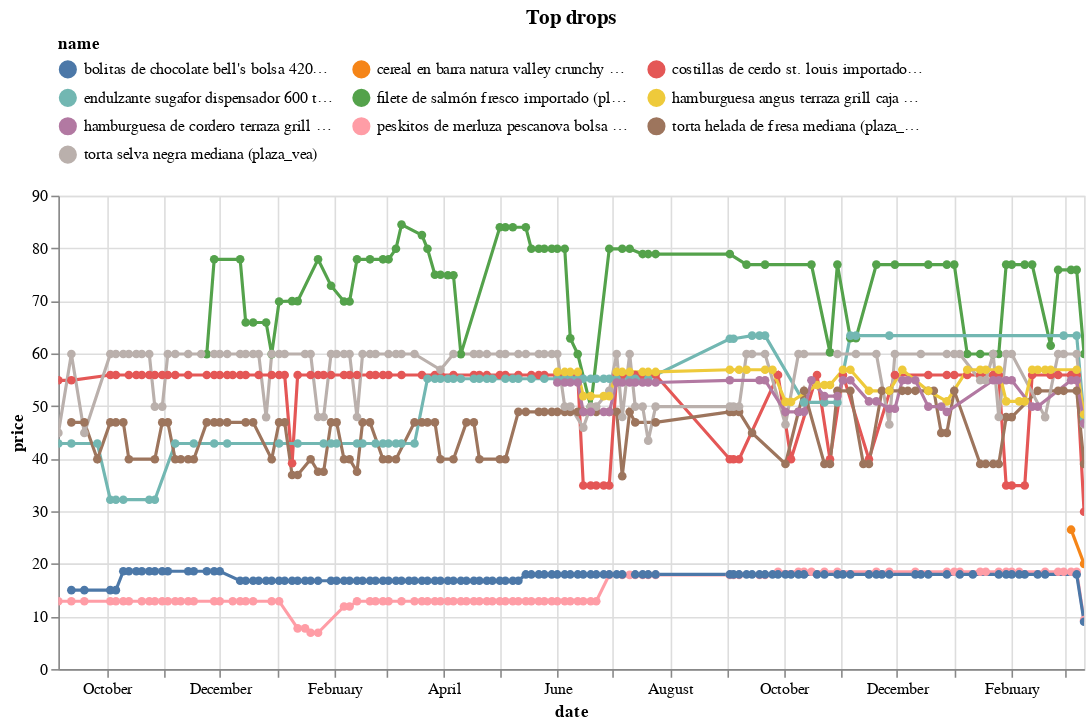

The cell this chart's notebook holds for it:
### Code cell
(top_changes_abs
 .sort_values('change')
 .head(10)
 .pipe(plot_changes, 'Top drops')
)

### Figure 1 — Vega-Lite specification as saved in the notebook (floating-point values rounded to 4 significant figures; data arrays with more than 128 entries replaced by an {"elided": "..."} marker saying what was removed)
{"config": {"view": {"continuousWidth": 300, "continuousHeight": 300}, "legend": {"columns": 3, "orient": "top"}}, "data": {"name": "data-cc7568ce80a99730d8d7dbb8d123a59c"}, "mark": {"type": "line", "point": true}, "encoding": {"color": {"field": "name", "scale": {"domain": ["bolitas de chocolate bell's bolsa 420g (plaza_vea)", "cereal en barra natura valley crunchy dark chocolate caja 253g (plaza_vea)", "costillas de cerdo st. louis importado (plaza_vea)", "endulzante sugafor dispensador 600 tabletas (plaza_vea)", "filete de salmón fresco importado (plaza_vea)", "hamburguesa angus terraza grill caja 4un (plaza_vea)", "hamburguesa de cordero terraza grill caja 4un (plaza_vea)", "peskitos de merluza pescanova bolsa 300g (plaza_vea)", "torta helada de fresa mediana (plaza_vea)", "torta selva negra mediana (plaza_vea)"]}, "type": "nominal"}, "tooltip": [{"field": "name", "type": "nominal"}, {"field": "price", "type": "quantitative"}, {"field": "last_price", "type": "quantitative"}], "x": {"field": "date", "type": "temporal"}, "y": {"field": "price", "type": "quantitative"}}, "params": [{"name": "param_9", "select": {"type": "point", "fields": ["name"]}, "bind": "legend"}, {"name": "param_10", "select": {"type": "interval", "encodings": ["x", "y"]}, "bind": "scales"}], "title": "Top drops", "transform": [{"filter": {"param": "param_9"}}], "width": 650, "$schema": "https://vega.github.io/schema/vega-lite/v5.16.3.json", "datasets": {"data-cc7568ce80a99730d8d7dbb8d123a59c": {"elided": "739 records"}}}
